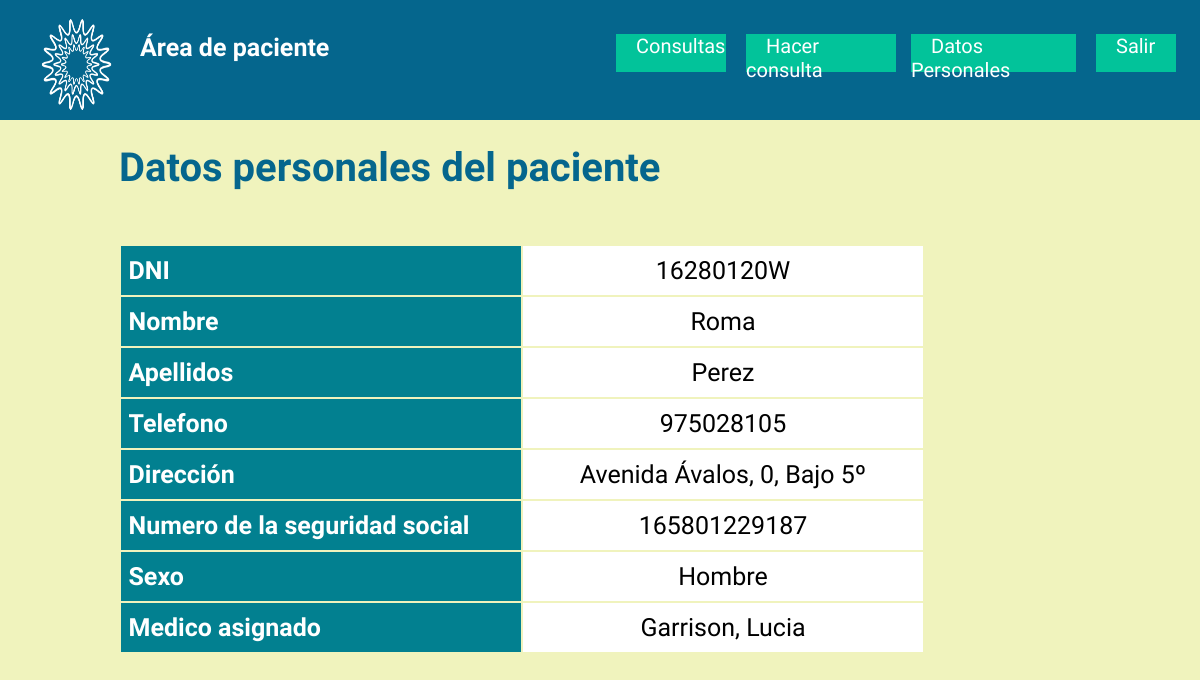
Page /perfilPaciente.php?id=2 on the committed database.
### tables this page shows
CREATE TABLE `paciente` (
  `id` int(11) NOT NULL,
  `DNI` varchar(13) DEFAULT NULL,
  `Password` varchar(255) DEFAULT NULL,
  `Nombre` varchar(255) DEFAULT NULL,
  `Apellidos` varchar(255) DEFAULT NULL,
  `NumSS` varchar(13) DEFAULT NULL,
  `Sexo` varchar(255) DEFAULT NULL,
  `Medico` int(11) NOT NULL,
  `Direccion` varchar(100) NOT NULL,
  `Telefono` varchar(9) NOT NULL
);

CREATE TABLE `medico` (
  `id` int(11) NOT NULL,
  `DNImed` varchar(13) DEFAULT NULL,
  `Password` varchar(255) DEFAULT NULL,
  `Nombremed` varchar(255) DEFAULT NULL,
  `Apellidosmed` varchar(255) DEFAULT NULL,
  `medicoJefe` varchar(255) DEFAULT NULL
);

### perfilPaciente.php (the view, shortened to what this page needs)
<!DOCTYPE html>
<?php
  $IDPaciente = $_GET['id'];
?>
<html>
<head>
  <link href="styles/estiloPacientes.css" rel="stylesheet">
</head>
<body class="htmlNoPages">
<?php
    require("dbmedcon.php");
    $miPDO->setAttribute(PDO::ATTR_ERRMODE, PDO::ERRMODE_EXCEPTION);
    $pac = $miPDO->prepare("SELECT * FROM paciente WHERE paciente.id = :id");
?>
  <div class="gwd-div-lm07"></div>
  <img src="assets/logo.png" class="gwd-img-fa6j">
  <h4 class = "area" >Área de paciente</h4>
  <nav id="menu-superior">
    <ul>
      <li class="gwd-p-gv4z"><a href="listaConsultasPaciente.php?id=<?php echo $IDPaciente?>">Consultas</a></li>
      <li class="gwd-p-gv4z gwd-p-1qhn"><a href="hacerConsulta.php?IDPaciente=<?php echo $IDPaciente?>">Hacer consulta</a></li>
      <li class="gwd-p-gv4z gwd-p-5vs1"><a href="perfilPaciente.php?id=<?php echo $IDPaciente?>">Datos Personales</a></li>
      <li class="gwd-p-gv4z salir"><a href="login.php">Salir</a></li>
    </ul>
  </nav>
  <div class="contenedor gwd-div-yyjb">
    <div id="tituloPerfilPaciente">
      <h1>Datos personales del paciente</h1>
    </div>
    <div class = "divTablaPerfilPac">
    <table class="tablaPerfil">
        <tbody>
        <?php
                $pac->execute(array('id' => $_GET['id']));
                $v = $pac->fetch();
                echo "<tr><th>DNI</th><td>" . $v['DNI'] ."</td></tr>";
                echo "<tr><th>Nombre</th><td>" . $v['Nombre'] ."</td></tr>";
                echo "<tr><th>Apellidos</th><td>" . $v['Apellidos'] ."</td></tr>";
                echo "<tr><th>Telefono</th><td><a href = tlf:'" . $v['Telefono'] . "'>" . $v['Telefono'] . "</a></td></tr>";
                echo "<tr><th>Dirección</th><td>" . $v['Direccion'] . "</td></tr>";
                echo "<tr><th>Numero de la seguridad social</th><td>" . $v['NumSS'] . "</td></tr>";
                echo "<tr><th>Sexo</th><td>" . $v['Sexo'] . "</td></tr>";
                $med = $miPDO->prepare("SELECT * FROM medico, paciente WHERE medico.id = paciente.Medico");
                $med->execute(array('id' => $_GET['id']));
                $m = $med->fetch();
                echo "<tr><th>Medico asignado</th><td>" . $m['Apellidosmed'] .", " . $m['Nombremed'] . "</td></tr>";
            ?>
        </body>
</body>
</html>

### styles/estiloPacientes.css (style rules this page uses)
h1 { margin: 0px; color: #05668D; }
html, body { width: 100%; height: 100%; margin: 0px; }
body { background-color: rgb(240, 243, 189); font-family: Oswald, "Open Sans", Arial, sans-serif; font-size: 12pt; margin: 0px; }
.gwd-div-lm07 { color: black; padding: 0.5em 3em; align-items: center; display: flex; height: 120px; position: absolute; background-image: none; background-color: rgb(5, 102, 141); border-image-source: none; border-image-width: 1; border-image-outset: 0; border-image-repeat: stretch; border-color: transparent; width: 100%; top: 0px; left: 0px; }
.gwd-img-fa6j { position: absolute; height: 18%; width: 113.45px; top: -9px; left: 20px; }
.gwd-p-gv4z { position: absolute; width: 110px; height: 38px; font-family: Oswald; font-size: 20px; margin: 4px; right:470px; top: 30px; text-decoration: none; }
.gwd-p-1qhn { width: 150px; right: 300px; }
.gwd-p-5vs1 { width: 165px; right: 120px; }
.salir { transform-origin: 50% 50% 0px; width: 80px; right: 20px; }
.area { position: absolute; height: 20em; width: 30%; top: 0px; left: 140px; color: white; font-size: 25px; }
nav#menu-superior ul li { display: inline-block; background-color:#02C39A; color:rgb(240, 243, 189); }
nav#menu-superior ul li a { padding: 1em; color: rgb(255, 255, 255); text-decoration: none; }
* { box-sizing: border-box; }
.contenedor { padding: 7em; }
.contenedor::after { clear: both; content: ""; display: table; }
#tituloPerfilPaciente { margin: 4px; left: 115px; top: 140px; width: 800px; height: 100px; position: absolute; text-align: left; font-size: 20px; }
.divTablaPerfilPac { margin: 4px; left: 115px; top: 240px; width: 1000px; height: 100px; position: absolute; text-align: left; font-size: 25px; }
.tablaPerfil td { padding: 10px; border-bottom: transparent; width: 400px; text-decoration: none; text-align: center; background-color: white; }
.tablaPerfil th { background-color: #028090; color: white; width: 400px; }
.tablaPerfil a { color:black; text-decoration: none; }
.tablaListadoConsultasPaciente caption, td, th { padding: 0.3em; }
.tablaListadoConsultasPaciente th, td { padding: 10px; border-bottom: 10px solid rgb(240, 243, 189); width: 25%; text-decoration: none; }

### rows in the picture
paciente: DNI "16280120W", Nombre "Roma", Apellidos "Perez", Telefono "975028105", Direccion "Avenida Ávalos, 0, Bajo 5º", NumSS "165801229187", Sexo "Hombre"
medico: Apellidosmed "Garrison", Nombremed "Lucia"
